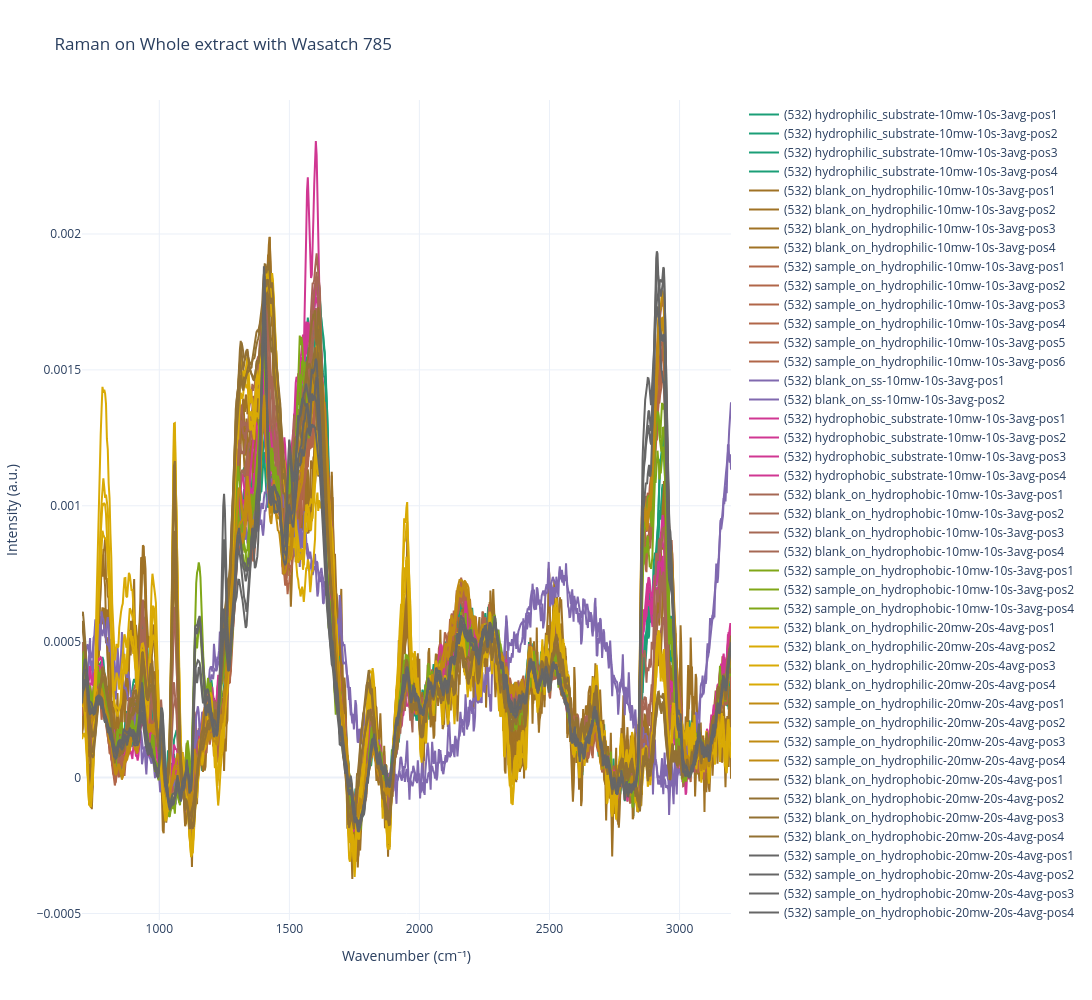

Here is the notebook cell this chart was saved with:
### Code cell
import plotly.express as px
import plotly.colors as pcolors

pipeline = rp.preprocessing.Pipeline(
    [
        rp.preprocessing.misc.Cropper(region=spectrum_lims),
        rp.preprocessing.despike.WhitakerHayes(),
        rp.preprocessing.denoise.SavGol(window_length=5, polyorder=3),
        # rp.preprocessing.baseline.ASPLS(lam=1e4),
        rp.preprocessing.baseline.ModPoly(poly_order=5),
        rp.preprocessing.normalise.AUC(),
    ]
)

data_dir_sers = parent_dir / 'Trove-SERS-attempt3' / '2025-07-24'

data_list_sers, sample_df_sers = collect_spectra_from_dir(data_dir_sers, 'wasatch')

n_groups = sample_df_sers['Group ID'].nunique()

sampled_custom_colors = pcolors.sample_colorscale(px.colors.qualitative.Dark2, samplepoints=n_groups)

# data_list_sers = [d for d in data_list_sers if "20mw" in d[0]]

f, names, rp_container = plot_spectra_in_dir(data_list_sers,
                    col_to_plot = "Intensity",
                    data_dir = data_dir_sers,
                    rp_pipeline=pipeline,
                    colors=sampled_custom_colors,
                    height=1000,
                    width=1300,
                    title='Raman on Whole extract with Wasatch 785',
                    xaxis_title='Wavenumber (cm⁻¹)',
                    yaxis_title='Intensity (a.u.)',
                    # y_offset=y_offset[1]
)
# add_peak_annotations(f)
f.show()

### Figure 1 — Plotly figure (JSON) as saved in the notebook; plotly's stock layout.template omitted (floating-point values rounded to 4 significant figures; data arrays with more than 128 entries replaced by an {"elided": "..."} marker saying what was removed)
{"data": [{"hoverinfo": "text+x+y", "line": {"color": "rgb(27, 158, 119)"}, "name": "(532) hydrophilic_substrate-10mw-10s-3avg-pos1", "text": "(532)<br>hydrophilic_substrate-10mw-10s-3avg-pos1", "type": "scatter", "x": {"elided": "867 float values"}, "y": {"elided": "867 float values"}}, {"hoverinfo": "text+x+y", "line": {"color": "rgb(27, 158, 119)"}, "name": "(532) hydrophilic_substrate-10mw-10s-3avg-pos2", "text": "(532)<br>hydrophilic_substrate-10mw-10s-3avg-pos2", "type": "scatter", "x": {"elided": "867 float values"}, "y": {"elided": "867 float values"}}, {"hoverinfo": "text+x+y", "line": {"color": "rgb(27, 158, 119)"}, "name": "(532) hydrophilic_substrate-10mw-10s-3avg-pos3", "text": "(532)<br>hydrophilic_substrate-10mw-10s-3avg-pos3", "type": "scatter", "x": {"elided": "867 float values"}, "y": {"elided": "867 float values"}}, {"hoverinfo": "text+x+y", "line": {"color": "rgb(27, 158, 119)"}, "name": "(532) hydrophilic_substrate-10mw-10s-3avg-pos4", "text": "(532)<br>hydrophilic_substrate-10mw-10s-3avg-pos4", "type": "scatter", "x": {"elided": "867 float values"}, "y": {"elided": "867 float values"}}, {"hoverinfo": "text+x+y", "line": {"color": "rgb(160, 114, 37)"}, "name": "(532) blank_on_hydrophilic-10mw-10s-3avg-pos1", "text": "(532)<br>blank_on_hydrophilic-10mw-10s-3avg-pos1", "type": "scatter", "x": {"elided": "867 float values"}, "y": {"elided": "867 float values"}}, {"hoverinfo": "text+x+y", "line": {"color": "rgb(160, 114, 37)"}, "name": "(532) blank_on_hydrophilic-10mw-10s-3avg-pos2", "text": "(532)<br>blank_on_hydrophilic-10mw-10s-3avg-pos2", "type": "scatter", "x": {"elided": "867 float values"}, "y": {"elided": "867 float values"}}, {"hoverinfo": "text+x+y", "line": {"color": "rgb(160, 114, 37)"}, "name": "(532) blank_on_hydrophilic-10mw-10s-3avg-pos3", "text": "(532)<br>blank_on_hydrophilic-10mw-10s-3avg-pos3", "type": "scatter", "x": {"elided": "867 float values"}, "y": {"elided": "867 float values"}}, {"hoverinfo": "text+x+y", "line": {"color": "rgb(160, 114, 37)"}, "name": "(532) blank_on_hydrophilic-10mw-10s-3avg-pos4", "text": "(532)<br>blank_on_hydrophilic-10mw-10s-3avg-pos4", "type": "scatter", "x": {"elided": "867 float values"}, "y": {"elided": "867 float values"}}, {"hoverinfo": "text+x+y", "line": {"color": "rgb(177, 102, 73)"}, "name": "(532) sample_on_hydrophilic-10mw-10s-3avg-pos1", "text": "(532)<br>sample_on_hydrophilic-10mw-10s-3avg-pos1", "type": "scatter", "x": {"elided": "867 float values"}, "y": {"elided": "867 float values"}}, {"hoverinfo": "text+x+y", "line": {"color": "rgb(177, 102, 73)"}, "name": "(532) sample_on_hydrophilic-10mw-10s-3avg-pos2", "text": "(532)<br>sample_on_hydrophilic-10mw-10s-3avg-pos2", "type": "scatter", "x": {"elided": "867 float values"}, "y": {"elided": "867 float values"}}, {"hoverinfo": "text+x+y", "line": {"color": "rgb(177, 102, 73)"}, "name": "(532) sample_on_hydrophilic-10mw-10s-3avg-pos3", "text": "(532)<br>sample_on_hydrophilic-10mw-10s-3avg-pos3", "type": "scatter", "x": {"elided": "867 float values"}, "y": {"elided": "867 float values"}}, {"hoverinfo": "text+x+y", "line": {"color": "rgb(177, 102, 73)"}, "name": "(532) sample_on_hydrophilic-10mw-10s-3avg-pos4", "text": "(532)<br>sample_on_hydrophilic-10mw-10s-3avg-pos4", "type": "scatter", "x": {"elided": "867 float values"}, "y": {"elided": "867 float values"}}, {"hoverinfo": "text+x+y", "line": {"color": "rgb(177, 102, 73)"}, "name": "(532) sample_on_hydrophilic-10mw-10s-3avg-pos5", "text": "(532)<br>sample_on_hydrophilic-10mw-10s-3avg-pos5", "type": "scatter", "x": {"elided": "867 float values"}, "y": {"elided": "867 float values"}}, {"hoverinfo": "text+x+y", "line": {"color": "rgb(177, 102, 73)"}, "name": "(532) sample_on_hydrophilic-10mw-10s-3avg-pos6", "text": "(532)<br>sample_on_hydrophilic-10mw-10s-3avg-pos6", "type": "scatter", "x": {"elided": "867 float values"}, "y": {"elided": "867 float values"}}, {"hoverinfo": "text+x+y", "line": {"color": "rgb(128, 105, 175)"}, "name": "(532) blank_on_ss-10mw-10s-3avg-pos1", "text": "(532)<br>blank_on_ss-10mw-10s-3avg-pos1", "type": "scatter", "x": {"elided": "867 float values"}, "y": {"elided": "867 float values"}}, {"hoverinfo": "text+x+y", "line": {"color": "rgb(128, 105, 175)"}, "name": "(532) blank_on_ss-10mw-10s-3avg-pos2", "text": "(532)<br>blank_on_ss-10mw-10s-3avg-pos2", "type": "scatter", "x": {"elided": "867 float values"}, "y": {"elided": "867 float values"}}, {"hoverinfo": "text+x+y", "line": {"color": "rgb(208, 55, 146)"}, "name": "(532) hydrophobic_substrate-10mw-10s-3avg-pos1", "text": "(532)<br>hydrophobic_substrate-10mw-10s-3avg-pos1", "type": "scatter", "x": {"elided": "867 float values"}, "y": {"elided": "867 float values"}}, {"hoverinfo": "text+x+y", "line": {"color": "rgb(208, 55, 146)"}, "name": "(532) hydrophobic_substrate-10mw-10s-3avg-pos2", "text": "(532)<br>hydrophobic_substrate-10mw-10s-3avg-pos2", "type": "scatter", "x": {"elided": "867 float values"}, "y": {"elided": "867 float values"}}, {"hoverinfo": "text+x+y", "line": {"color": "rgb(208, 55, 146)"}, "name": "(532) hydrophobic_substrate-10mw-10s-3avg-pos3", "text": "(532)<br>hydrophobic_substrate-10mw-10s-3avg-pos3", "type": "scatter", "x": {"elided": "867 float values"}, "y": {"elided": "867 float values"}}, {"hoverinfo": "text+x+y", "line": {"color": "rgb(208, 55, 146)"}, "name": "(532) hydrophobic_substrate-10mw-10s-3avg-pos4", "text": "(532)<br>hydrophobic_substrate-10mw-10s-3avg-pos4", "type": "scatter", "x": {"elided": "867 float values"}, "y": {"elided": "867 float values"}}, {"hoverinfo": "text+x+y", "line": {"color": "rgb(166, 104, 84)"}, "name": "(532) blank_on_hydrophobic-10mw-10s-3avg-pos1", "text": "(532)<br>blank_on_hydrophobic-10mw-10s-3avg-pos1", "type": "scatter", "x": {"elided": "867 float values"}, "y": {"elided": "867 float values"}}, {"hoverinfo": "text+x+y", "line": {"color": "rgb(166, 104, 84)"}, "name": "(532) blank_on_hydrophobic-10mw-10s-3avg-pos2", "text": "(532)<br>blank_on_hydrophobic-10mw-10s-3avg-pos2", "type": "scatter", "x": {"elided": "867 float values"}, "y": {"elided": "867 float values"}}, {"hoverinfo": "text+x+y", "line": {"color": "rgb(166, 104, 84)"}, "name": "(532) blank_on_hydrophobic-10mw-10s-3avg-pos3", "text": "(532)<br>blank_on_hydrophobic-10mw-10s-3avg-pos3", "type": "scatter", "x": {"elided": "867 float values"}, "y": {"elided": "867 float values"}}, {"hoverinfo": "text+x+y", "line": {"color": "rgb(166, 104, 84)"}, "name": "(532) blank_on_hydrophobic-10mw-10s-3avg-pos4", "text": "(532)<br>blank_on_hydrophobic-10mw-10s-3avg-pos4", "type": "scatter", "x": {"elided": "867 float values"}, "y": {"elided": "867 float values"}}, {"hoverinfo": "text+x+y", "line": {"color": "rgb(128, 167, 24)"}, "name": "(532) sample_on_hydrophobic-10mw-10s-3avg-pos1", "text": "(532)<br>sample_on_hydrophobic-10mw-10s-3avg-pos1", "type": "scatter", "x": {"elided": "867 float values"}, "y": {"elided": "867 float values"}}, {"hoverinfo": "text+x+y", "line": {"color": "rgb(128, 167, 24)"}, "name": "(532) sample_on_hydrophobic-10mw-10s-3avg-pos2", "text": "(532)<br>sample_on_hydrophobic-10mw-10s-3avg-pos2", "type": "scatter", "x": {"elided": "867 float values"}, "y": {"elided": "867 float values"}}, {"hoverinfo": "text+x+y", "line": {"color": "rgb(128, 167, 24)"}, "name": "(532) sample_on_hydrophobic-10mw-10s-3avg-pos4", "text": "(532)<br>sample_on_hydrophobic-10mw-10s-3avg-pos4", "type": "scatter", "x": {"elided": "867 float values"}, "y": {"elided": "867 float values"}}, {"hoverinfo": "text+x+y", "line": {"color": "rgb(217, 170, 5)"}, "name": "(532) blank_on_hydrophilic-20mw-20s-4avg-pos1", "text": "(532)<br>blank_on_hydrophilic-20mw-20s-4avg-pos1", "type": "scatter", "x": {"elided": "867 float values"}, "y": {"elided": "867 float values"}}, {"hoverinfo": "text+x+y", "line": {"color": "rgb(217, 170, 5)"}, "name": "(532) blank_on_hydrophilic-20mw-20s-4avg-pos2", "text": "(532)<br>blank_on_hydrophilic-20mw-20s-4avg-pos2", "type": "scatter", "x": {"elided": "867 float values"}, "y": {"elided": "867 float values"}}, {"hoverinfo": "text+x+y", "line": {"color": "rgb(217, 170, 5)"}, "name": "(532) blank_on_hydrophilic-20mw-20s-4avg-pos3", "text": "(532)<br>blank_on_hydrophilic-20mw-20s-4avg-pos3", "type": "scatter", "x": {"elided": "867 float values"}, "y": {"elided": "867 float values"}}, {"hoverinfo": "text+x+y", "line": {"color": "rgb(217, 170, 5)"}, "name": "(532) blank_on_hydrophilic-20mw-20s-4avg-pos4", "text": "(532)<br>blank_on_hydrophilic-20mw-20s-4avg-pos4", "type": "scatter", "x": {"elided": "867 float values"}, "y": {"elided": "867 float values"}}, {"hoverinfo": "text+x+y", "line": {"color": "rgb(192, 139, 18)"}, "name": "(532) sample_on_hydrophilic-20mw-20s-4avg-pos1", "text": "(532)<br>sample_on_hydrophilic-20mw-20s-4avg-pos1", "type": "scatter", "x": {"elided": "867 float values"}, "y": {"elided": "867 float values"}}, {"hoverinfo": "text+x+y", "line": {"color": "rgb(192, 139, 18)"}, "name": "(532) sample_on_hydrophilic-20mw-20s-4avg-pos2", "text": "(532)<br>sample_on_hydrophilic-20mw-20s-4avg-pos2", "type": "scatter", "x": {"elided": "867 float values"}, "y": {"elided": "867 float values"}}, {"hoverinfo": "text+x+y", "line": {"color": "rgb(192, 139, 18)"}, "name": "(532) sample_on_hydrophilic-20mw-20s-4avg-pos3", "text": "(532)<br>sample_on_hydrophilic-20mw-20s-4avg-pos3", "type": "scatter", "x": {"elided": "867 float values"}, "y": {"elided": "867 float values"}}, {"hoverinfo": "text+x+y", "line": {"color": "rgb(192, 139, 18)"}, "name": "(532) sample_on_hydrophilic-20mw-20s-4avg-pos4", "text": "(532)<br>sample_on_hydrophilic-20mw-20s-4avg-pos4", "type": "scatter", "x": {"elided": "867 float values"}, "y": {"elided": "867 float values"}}, {"hoverinfo": "text+x+y", "line": {"color": "rgb(147, 113, 51)"}, "name": "(532) blank_on_hydrophobic-20mw-20s-4avg-pos1", "text": "(532)<br>blank_on_hydrophobic-20mw-20s-4avg-pos1", "type": "scatter", "x": {"elided": "867 float values"}, "y": {"elided": "867 float values"}}, {"hoverinfo": "text+x+y", "line": {"color": "rgb(147, 113, 51)"}, "name": "(532) blank_on_hydrophobic-20mw-20s-4avg-pos2", "text": "(532)<br>blank_on_hydrophobic-20mw-20s-4avg-pos2", "type": "scatter", "x": {"elided": "867 float values"}, "y": {"elided": "867 float values"}}, {"hoverinfo": "text+x+y", "line": {"color": "rgb(147, 113, 51)"}, "name": "(532) blank_on_hydrophobic-20mw-20s-4avg-pos3", "text": "(532)<br>blank_on_hydrophobic-20mw-20s-4avg-pos3", "type": "scatter", "x": {"elided": "867 float values"}, "y": {"elided": "867 float values"}}, {"hoverinfo": "text+x+y", "line": {"color": "rgb(147, 113, 51)"}, "name": "(532) blank_on_hydrophobic-20mw-20s-4avg-pos4", "text": "(532)<br>blank_on_hydrophobic-20mw-20s-4avg-pos4", "type": "scatter", "x": {"elided": "867 float values"}, "y": {"elided": "867 float values"}}, {"hoverinfo": "text+x+y", "line": {"color": "rgb(102, 102, 102)"}, "name": "(532) sample_on_hydrophobic-20mw-20s-4avg-pos1", "text": "(532)<br>sample_on_hydrophobic-20mw-20s-4avg-pos1", "type": "scatter", "x": {"elided": "867 float values"}, "y": {"elided": "867 float values"}}, {"hoverinfo": "text+x+y", "line": {"color": "rgb(102, 102, 102)"}, "name": "(532) sample_on_hydrophobic-20mw-20s-4avg-pos2", "text": "(532)<br>sample_on_hydrophobic-20mw-20s-4avg-pos2", "type": "scatter", "x": {"elided": "867 float values"}, "y": {"elided": "867 float values"}}, {"hoverinfo": "text+x+y", "line": {"color": "rgb(102, 102, 102)"}, "name": "(532) sample_on_hydrophobic-20mw-20s-4avg-pos3", "text": "(532)<br>sample_on_hydrophobic-20mw-20s-4avg-pos3", "type": "scatter", "x": {"elided": "867 float values"}, "y": {"elided": "867 float values"}}, {"hoverinfo": "text+x+y", "line": {"color": "rgb(102, 102, 102)"}, "name": "(532) sample_on_hydrophobic-20mw-20s-4avg-pos4", "text": "(532)<br>sample_on_hydrophobic-20mw-20s-4avg-pos4", "type": "scatter", "x": {"elided": "867 float values"}, "y": {"elided": "867 float values"}}], "layout": {"height": 1000, "showlegend": true, "title": {"text": "Raman on Whole extract with Wasatch 785"}, "width": 1300, "xaxis": {"title": {"text": "Wavenumber (cm⁻¹)"}}, "yaxis": {"title": {"text": "Intensity (a.u.)"}}}}
